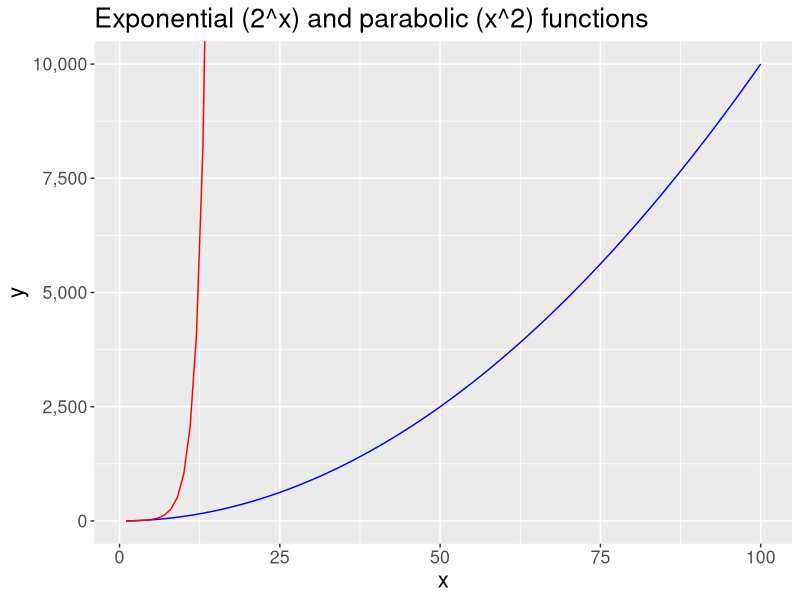

Recreate this plot in R.
library(ggplot2)
library(scales)

parabolicVsExponential<-data.frame(matrix(ncol = 3, nrow = 100))
colnames(parabolicVsExponential)<-c("x", "parabolic", "exponential")

for (x in 1:100)
{
  parabolicVsExponential[x,1]<-x
  parabolicVsExponential[x,2]<-x^2
  parabolicVsExponential[x,3]<-2^x
}

ggplot(data=parabolicVsExponential, aes(x, parabolic)) + geom_line(group="Parabolic", color="blue") + geom_line(y=parabolicVsExponential$exponential, colour="red", group="Exponential") + ggtitle("Exponential (2^x) and parabolic (x^2) functions") + ylab("y") + xlab("x") + scale_y_continuous(label=comma) + theme(text = element_text(size=16)) 

                                                                                              